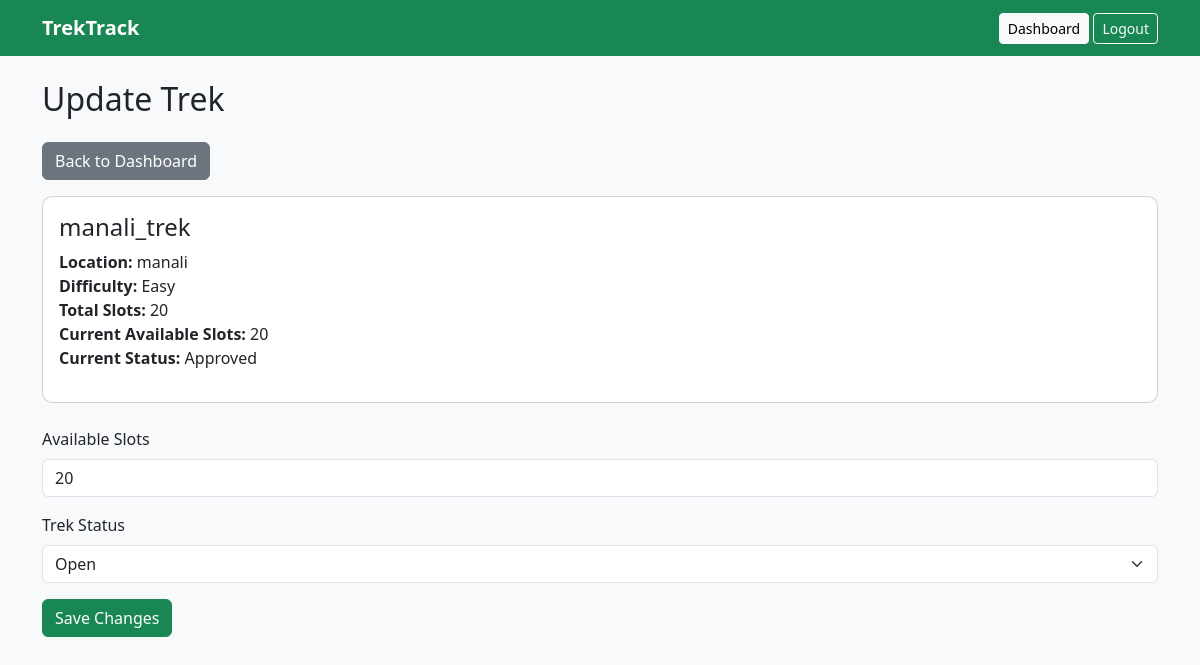
The app's page /staff/treks/1/edit (signed in) with its own data.
### tables this page shows
CREATE TABLE treks (
    trek_id INTEGER PRIMARY KEY AUTOINCREMENT,
    trek_name TEXT NOT NULL,
    location TEXT NOT NULL,
    difficulty TEXT NOT NULL CHECK(difficulty IN ('Easy', 'Moderate', 'Hard')),
    duration INTEGER NOT NULL CHECK(duration > 0),
    total_slots INTEGER NOT NULL CHECK(total_slots > 0),
    available_slots INTEGER NOT NULL CHECK(
        available_slots >= 0 AND available_slots <= total_slots
    ),
    assigned_staff_id INTEGER,
    status TEXT NOT NULL DEFAULT 'Pending'
        CHECK(status IN ('Pending', 'Approved', 'Open', 'Closed', 'Started', 'Completed')),
    start_date TEXT NOT NULL,
    end_date TEXT NOT NULL,
    description TEXT,
    is_archived INTEGER NOT NULL DEFAULT 0 CHECK(is_archived IN (0, 1)),
    created_at TEXT NOT NULL DEFAULT CURRENT_TIMESTAMP,

    FOREIGN KEY (assigned_staff_id)
        REFERENCES users(user_id)
        ON DELETE SET NULL
);

### app.py (the view, shortened to what this page needs)
@app.route("/staff/treks/<int:trek_id>/edit", methods=["GET", "POST"])
@role_required("staff")
def staff_update_trek(trek_id):
    trek = _get_assigned_trek(trek_id)
    return render_template("staff_edit_trek.html", trek=trek)

### app.py (called while the page is built)
def get_db():
    if "db" not in g:
        Path(app.config["DATABASE"]).parent.mkdir(parents=True, exist_ok=True)
        g.db = sqlite3.connect(app.config["DATABASE"])
        g.db.row_factory = sqlite3.Row
        g.db.execute("PRAGMA foreign_keys = ON")
    return g.db

@app.before_request
def load_current_user():
    g.user = None
    user_id = session.get("user_id")
    if user_id:
        g.user = get_db().execute("""
            SELECT *
            FROM users
            WHERE user_id = ?
        """, (user_id,)).fetchone()
        if g.user is None or g.user["is_blacklisted"]:
            session.clear()

def role_required(*roles):
    def decorator(view):
        @wraps(view)
        def wrapped_view(*args, **kwargs):
            if g.user is None:
                return redirect(url_for("login"))
            if g.user["role"] not in roles:
                abort(403)
            return view(*args, **kwargs)
        return wrapped_view
    return decorator

def _get_assigned_trek(trek_id):
    trek = get_db().execute("""
        SELECT *
        FROM treks
        WHERE trek_id = ? AND assigned_staff_id = ? AND is_archived = 0
    """, (trek_id, g.user["user_id"])).fetchone()
    if trek is None:
        abort(404)
    return trek

### templates/staff_edit_trek.html (shortened to what this page needs)
{% extends "base.html" %}
{% block content %}
<h2 class="mb-4">Update Trek</h2>
<a href="{{ url_for('staff_dashboard') }}" class="btn btn-secondary mb-3">
    Back to Dashboard
</a>
<div class="card mb-4">
    <div class="card-body">
        <h4>{{ trek["trek_name"] }}</h4>
        <p>
            <strong>Location:</strong>
            {{ trek["location"] }}
            <br>
            <strong>Difficulty:</strong>
            {{ trek["difficulty"] }}
            <br>
            <strong>Total Slots:</strong>
            {{ trek["total_slots"] }}
            <br>
            <strong>Current Available Slots:</strong>
            {{ trek["available_slots"] }}
            <br>
            <strong>Current Status:</strong>
            {{ trek["status"] }}
        </p>
    </div>
</div>
<form method="POST">
    <div class="mb-3">
        <label class="form-label">Available Slots</label>
        <input type="number"
               name="available_slots"
               class="form-control"
               min="0"
               max="{{ trek['total_slots'] }}"
               value="{{ trek['available_slots'] }}"
               required>
    </div>
    <div class="mb-3">
        <label class="form-label">Trek Status</label>
        <select name="status" class="form-select" required>
            <option value="Open"
                {% if trek["status"] == "Open" %}selected{% endif %}>
                Open
            </option>
        </select>
    </div>
    <button class="btn btn-success">
        Save Changes
    </button>
</form>
{% endblock %}

### static/styles.css (style rules this page uses)
body { background-color: #f8f9fa; }
.card { border-radius: 10px; }

### records on screen
treks: trek_name "manali_trek", location "manali", difficulty "Easy", total_slots "20", available_slots "20", status "Approved"
